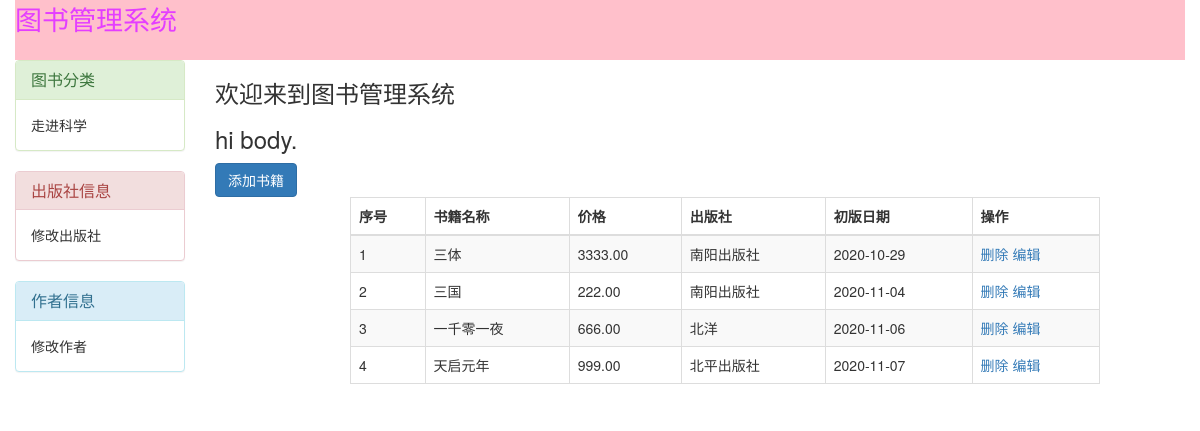
The page /books/ on the database its author committed.
### app01/models.py (models this page shows, shortened)
class Book(models.Model):
    id = models.AutoField(primary_key=True)
    title = models.CharField(max_length=32)
    pub_date = models.DateField()
    price = models.DecimalField(max_digits=6,decimal_places=2) # 9999.99
    publish = models.CharField(max_length=32)

### app01/views.py (the view)
# urls.py: path('books/', views.index),
def index(request):
    books = Book.objects.all()
    return render(request,"index.html",locals())

### templates/index.html (shortened to what this page needs)
{% extends "base.html" %}
{% block content %}
  <div class="t1">
                <a href="http://127.0.0.1:8899/add/" class="btn btn-primary">添加书籍</a>
                <div class="row">
                    <div class="col-md-offset-2">
                          <table class="table table-striped  table-bordered">
                        <thead>
                           <tr>
                               <th>序号</th>
                               <th>书籍名称</th>
                               <th>价格</th>
                               <th>出版社</th>
                               <th>初版日期</th>
                               <th>操作</th>
                           </tr>
                        </thead>
                        <tbody>
                            {% for book in books %}
                                     <tr>
                                         <td>{{ forloop.counter }}</td>
                                         <td>{{ book.title }}</td>
                                         <td>{{ book.price }}</td>
                                         <td>{{ book.publish }}</td>
                                         <td>{{ book.pub_date|date:'Y-m-d' }}</td>
                                         <td>
                                             <a href="http://127.0.0.1:8899/delete/{{ book.id }}/">删除</a>
                                             <a href="http://127.0.0.1:8899/edit/{{ book.id }}/">编辑</a>
                                         </td>
                                     </tr>
                            {% endfor %}
                        </tbody>
                  </table>
                    </div>
                </div>
          </div>
{% endblock %}
{% block hi %}
{{ block.super }}
<h3>hi body.</h3>
{% endblock %}

### templates/base.html (shortened to what this page needs)
<!DOCTYPE html>
<html lang="en">
<head>
    <link rel="stylesheet" href="https://cdn.jsdelivr.net/npm/bootstrap@3.3.7/dist/css/bootstrap.min.css">
</head>
<body>
<div class="container-fluid">
    <div class="header">
        <a class="title" href="http://127.0.0.1:8899/">图书管理系统</a>
    </div>
    <div class="content row">
        <div class="left col-md-2">
            <div class="panel panel-success">
              <div class="panel-heading">
                <h3 class="panel-title">图书分类</h3>
              </div>
              <div class="panel-body">
                走进科学
              </div>
            </div>
            <div class="panel panel-danger">
              <div class="panel-heading">
                <h3 class="panel-title">出版社信息</h3>
              </div>
              <div class="panel-body">
                修改出版社
              </div>
            </div>
            <div class="panel panel-info">
              <div class="panel-heading">
                <h3 class="panel-title">作者信息</h3>
              </div>
              <div class="panel-body">
                修改作者
              </div>
            </div>
        </div>
        <div class="right col-md-9">
                {% block hi %}
                 <h3>欢迎来到图书管理系统</h3>
                {% endblock hi %}
                {% block content %}
                {% endblock content %}
        </div>
    </div>
</div>
</body>
</html>

### templates/base.html (style rules this page uses)
.header { width: 100%; height: 60px; background-color: pink; }
.left { height:750px }
.right { height:750px; }
.title { font-size: 27px; color: #e43eff; text-align: center; margin: auto; }
.t1 { margin-top: 10px; }
a:link,a:visited { text-decoration:none; }

### rows shown on the page
Book: title "三体", price "3333.00", publish "南阳出版社", pub_date "2020-10-29"
Book: title "三国", price "222.00", publish "南阳出版社", pub_date "2020-11-04"
Book: title "一千零一夜", price "666.00", publish "北洋", pub_date "2020-11-06"
Book: title "天启元年", price "999.00", publish "北平出版社", pub_date "2020-11-07"
